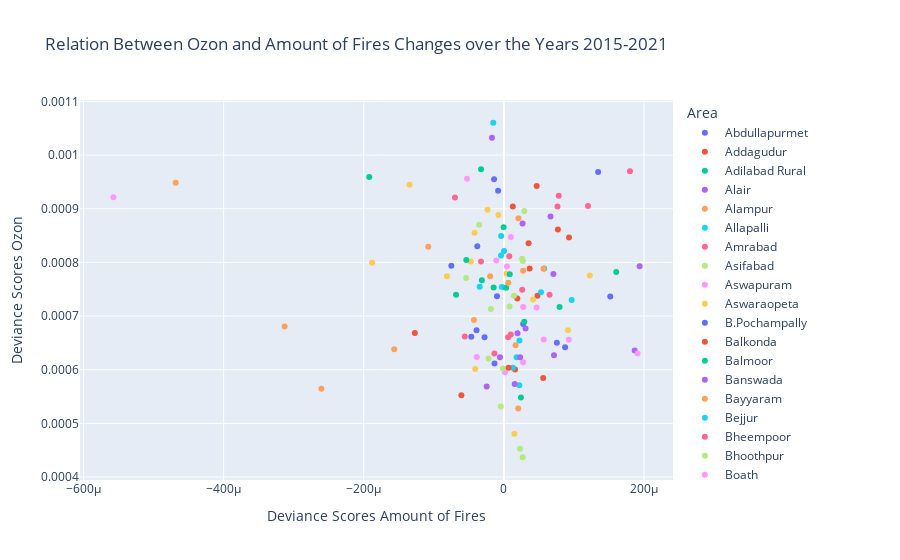

The cell this chart's notebook holds for it:
### Code cell
os.chdir('c:\\Users\\Jesse\\OneDrive\\Documenten\\Master BAOR\\Thesis\\GitHub\\dicra\\analytics\\sandbox\\notebooks\\crop_fires\\DPPD_Jesse\\Ozon')
Ozon_df = pd.read_csv('Ozon_years_mandal.csv', index_col=0)
correlation(Ozon_df, 2021, 'Ozon', mandal_boundaries, 'Mandal_Nam')
